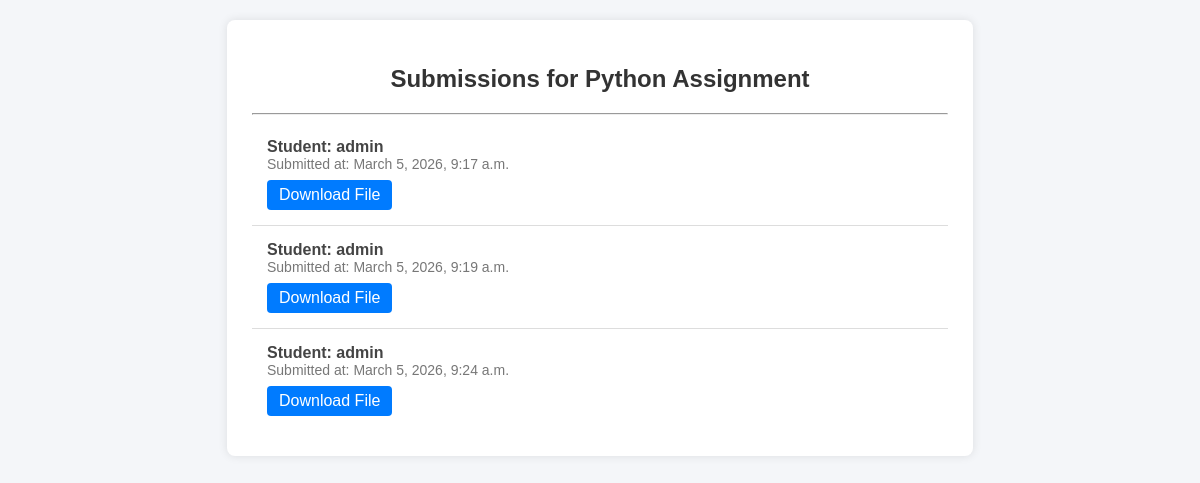
The app's page /assignments/submissions/1/ with its own data.
### assignments/models.py (models this page shows, shortened)
class Assignment(models.Model):
    course = models.ForeignKey(Course, on_delete=models.CASCADE)
    title = models.CharField(max_length=200)
    file = models.FileField(upload_to='assignments/')
    deadline = models.DateTimeField()

class Submission(models.Model):
    assignment = models.ForeignKey(Assignment, on_delete=models.CASCADE)
    student = models.ForeignKey(settings.AUTH_USER_MODEL, on_delete=models.CASCADE)
    file = models.FileField(upload_to='submissions/')
    submitted_at = models.DateTimeField(auto_now_add=True)

### accounts/models.py (models this page shows)
class CustomUser(AbstractUser):
    ROLE_CHOICES = (
        ('teacher', 'Teacher'),
        ('student', 'Student'),
    )
    role = models.CharField(max_length=10, choices=ROLE_CHOICES)

### assignments/views.py (the view)
# urls.py: path('submissions/<int:assignment_id>/', views.view_submissions, name='view_submissions'),
def view_submissions(request, assignment_id):
    assignment = get_object_or_404(Assignment, id=assignment_id)
    submissions = Submission.objects.filter(assignment = assignment)
    return render(request, 'assignments/view_submissions.html', {'assignment': assignment, 'submissions': submissions})

### templates/assignments/view_submissions.html (shortened to what this page needs)
<!DOCTYPE html>
<html lang="en">
<head>
</head>
<body>
   <div class="container">
    <h2>Submissions for {{ assignment.title }}</h2>
    <hr>
    {% if submissions %}
    {% for submission in submissions %}
    <div class="submission">
        <div class="student">Student: {{ submission.student.username }}</div>
        <div class="time">
            Submitted at: {{ submission.submitted_at }}
        </div>
        <a href = "{{ submission.file.url }}">Download File</a>
    </div>
    {% endfor %}
    {% else %}
        <p>No submissions found.</p>
    {% endif %}
   </div>
</body>
</html>

### templates/assignments/view_submissions.html (style rules this page uses)
body { font-family: Arial, sans-serif; background-color: #f4f6f9; margin: 0; padding: 20px; }
h2 { text-align: center; color: #333; }
.container { width: 60%; margin: auto; background:white; padding: 25px; border-radius: 8px; box-shadow: 0 0 10px rgba(0,0,0,0.1); }
.submission { padding: 15px; border-bottom: 1px solid #ddd; }
.submission:last-child { border-bottom: none; }
.student { font-weight: bold; color:#444; }
.time { color: #777; font-size: 14px; }
a { display: inline-block; margin-top: 8px; padding: 6px 12px; background-color: #007bff; color: white; text-decoration: none; border-radius: 4px; }

### records on screen
Assignment: title "Python Assignment"
Submission: student.username "admin", submitted_at "March 5, 2026, 9:17 a.m."
Submission: student.username "admin", submitted_at "March 5, 2026, 9:19 a.m."
Submission: student.username "admin", submitted_at "March 5, 2026, 9:24 a.m."
